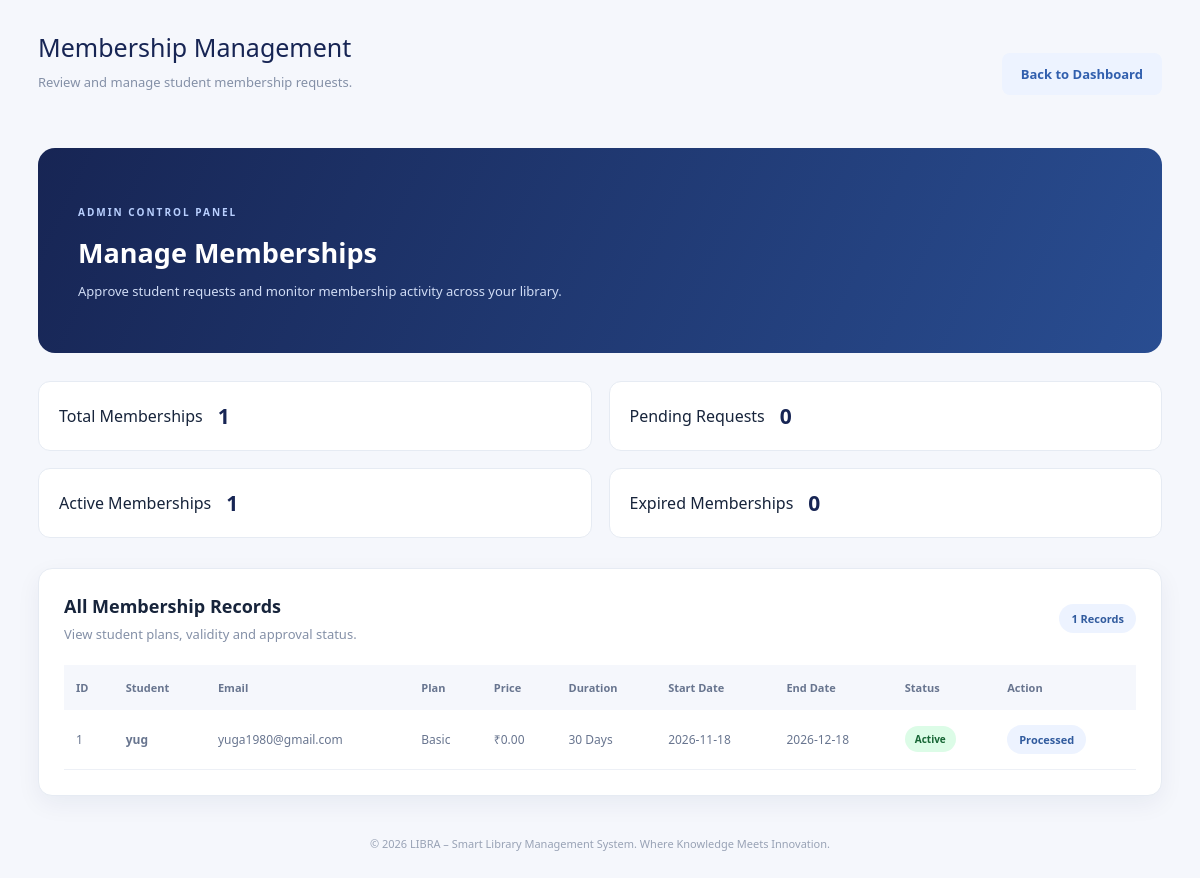
Screenshot of /manage_memberships.php (signed in) with the database file from the repository.
### tables this page shows
CREATE TABLE `memberships` (
  `id` int(11) NOT NULL,
  `user_id` int(11) NOT NULL,
  `plan_id` int(11) NOT NULL,
  `start_date` date NOT NULL,
  `end_date` date NOT NULL,
  `status` enum('requested','active','expired','cancelled') DEFAULT 'requested'
);

CREATE TABLE `users` (
  `id` int(11) NOT NULL,
  `full_name` varchar(100) NOT NULL,
  `email` varchar(100) NOT NULL,
  `mobile` varchar(15) DEFAULT NULL,
  `password` varchar(255) NOT NULL,
  `role` enum('admin','student') DEFAULT 'student',
  `created_at` timestamp NOT NULL DEFAULT current_timestamp(),
  `account_status` enum('active','inactive') DEFAULT 'active'
);

CREATE TABLE `membership_plans` (
  `id` int(11) NOT NULL,
  `plan_name` varchar(50) NOT NULL,
  `price` decimal(10,2) NOT NULL,
  `duration_days` int(11) NOT NULL,
  `description` text DEFAULT NULL
);

### manage_memberships.php (the view, shortened to what this page needs)
<?php
require_once "config/db.php";
$sql = "SELECT
            memberships.*,
            users.full_name,
            users.email,
            membership_plans.plan_name,
            membership_plans.price,
            membership_plans.duration_days
        FROM memberships
        INNER JOIN users
            ON memberships.user_id = users.id
        INNER JOIN membership_plans
            ON memberships.plan_id = membership_plans.id
        ORDER BY memberships.id DESC";
$stmt = $conn->query($sql);
$memberships = $stmt->fetchAll(PDO::FETCH_ASSOC);
$totalMemberships = count($memberships);
$pendingCount = 0;
$activeCount = 0;
$expiredCount = 0;
foreach ($memberships as $membership) {
    if ($membership["status"] === "requested") {
        $pendingCount++;
    } elseif ($membership["status"] === "active") {
        $activeCount++;
    } elseif ($membership["status"] === "expired") {
        $expiredCount++;
    }
}
?>
<!DOCTYPE html>
<html lang="en">
<head>
    <link rel="stylesheet" href="assets/css/style.css">
</head>
<body>
<div class="libra-main">
    <div class="libra-topbar">
        <div>
            <div class="libra-page-title">Membership Management</div>
            <div class="libra-page-subtitle">
                Review and manage student membership requests.
            </div>
        </div>
        <a href="admin_dash.php" class="libra-btn libra-btn-light">
            Back to Dashboard
        </a>
    </div>
    <div class="libra-welcome" style="margin-bottom: 28px;">
        <div>
            <span class="libra-welcome-tag">ADMIN CONTROL PANEL</span>
            <h1>Manage Memberships</h1>
            <p>
                Approve student requests and monitor membership activity
                across your library.
            </p>
        </div>
    </div>
    <div class="libra-summary-grid">
        <div class="libra-summary-card">
            <span>Total Memberships</span>
            <h2><?php echo $totalMemberships; ?></h2>
        </div>
        <div class="libra-summary-card">
            <span>Pending Requests</span>
            <h2><?php echo $pendingCount; ?></h2>
        </div>
        <div class="libra-summary-card">
            <span>Active Memberships</span>
            <h2><?php echo $activeCount; ?></h2>
        </div>
        <div class="libra-summary-card">
            <span>Expired Memberships</span>
            <h2><?php echo $expiredCount; ?></h2>
        </div>
    </div>
    <div class="libra-content-section">
        <div class="libra-section-heading">
            <div>
                <h2>All Membership Records</h2>
                <p>View student plans, validity and approval status.</p>
            </div>
            <span class="libra-record-count">
                <?php echo $totalMemberships; ?> Records
            </span>
        </div>
        <div class="libra-table-wrapper">
            <table class="libra-table">
                <thead>
                    <tr>
                        <th>ID</th>
                        <th>Student</th>
                        <th>Email</th>
                        <th>Plan</th>
                        <th>Price</th>
                        <th>Duration</th>
                        <th>Start Date</th>
                        <th>End Date</th>
                        <th>Status</th>
                        <th>Action</th>
                    </tr>
                </thead>
                <tbody>
                    <?php if (count($memberships) > 0): ?>
                        <?php foreach ($memberships as $membership): ?>
                            <tr>
                                <td>
                                    <?php echo (int)$membership["id"]; ?>
                                </td>
                                <td>
                                    <strong>
                                        <?php echo htmlspecialchars($membership["full_name"]); ?>
                                    </strong>
                                </td>
                                <td>
                                    <?php echo htmlspecialchars($membership["email"]); ?>
                                </td>
                                <td>
                                    <?php echo htmlspecialchars($membership["plan_name"]); ?>
                                </td>
                                <td>
                                    ₹<?php echo number_format((float)$membership["price"], 2); ?>
                                </td>
                                <td>
                                    <?php echo (int)$membership["duration_days"]; ?> Days
                                </td>
                                <td>
                                    <?php echo htmlspecialchars($membership["start_date"]); ?>
                                </td>
                                <td>
                                    <?php echo htmlspecialchars($membership["end_date"]); ?>
                                </td>
                                <td>
                                    <span class="libra-status <?php echo htmlspecialchars($membership["status"]); ?>">
                                        <?php echo ucfirst(htmlspecialchars($membership["status"])); ?>
                                    </span>
                                </td>
                                <td>
                                    <div class="libra-table-actions">
                                        <?php if ($membership["status"] === "requested"): ?>
                                            <form method="POST"
                                                  onsubmit="return confirm('Approve this membership request?');">
                                                <input
                                                    type="hidden"
                                                    name="membership_id"
                                                    value="<?php echo (int)$membership["id"]; ?>"
                                                >
                                                <button
                                                    type="submit"
                                                    name="approve_membership"
                                                    class="libra-btn libra-btn-success"
                                                >
                                                    Approve
                                                </button>
                                            </form>
                                        <?php else: ?>
                                            <span class="libra-record-count">Processed</span>
                                        <?php endif; ?>
                                    </div>
                                </td>
                            </tr>
                        <?php endforeach; ?>
                    <?php endif; ?>
                </tbody>
            </table>
        </div>
    </div>
    <div class="libra-footer">
        © <?php echo date("Y"); ?> LIBRA – Smart Library Management System.
        Where Knowledge Meets Innovation.
    </div>
</div>
</body>
</html>

### assets/css/style.css (style rules this page uses)
:root { --navy: #101c35; --navy-light: #172554; --blue: #315fae; --royal: #497ce0; --blue-light: #edf3ff; --white: #ffffff; --bg: #f5f7fc; --text: #17243b; --muted: #8490a7; --border: #e6ebf3; --green: #168044; --red: #b42318; --orange: #a16b00; --shadow: 0 8px 25px rgba(23, 37, 84, .06); }
* { margin: 0; padding: 0; box-sizing: border-box; }
html { scroll-behavior: smooth; }
body { font-family: "Segoe UI", Arial, sans-serif; background: var(--bg); color: var(--text); }
a { text-decoration: none; color: inherit; }
.libra-main { flex: 1; min-width: 0; padding: 30px 38px; }
.libra-topbar { display: flex; justify-content: space-between; align-items: center; gap: 15px; margin-bottom: 30px; }
.libra-welcome { background: linear-gradient(115deg, #172554, #294d91); border-radius: 17px; padding: 35px 40px; min-height: 205px; color: white; display: flex; align-items: center; justify-content: space-between; gap: 20px; overflow: hidden; margin-bottom: 28px; }
.libra-welcome-tag { font-size: 10px; letter-spacing: 2px; color: #b9d0ff; font-weight: bold; }
.libra-welcome h1 { font-size: 27px; margin: 13px 0 10px; color: white; }
.libra-welcome p { color: #d0dcf5; font-size: 13px; line-height: 1.6; }
.libra-content-section, .libra-card { background: white; border: 1px solid var(--border); border-radius: 14px; padding: 25px; margin-bottom: 25px; box-shadow: var(--shadow); }
.libra-section-heading { display: flex; justify-content: space-between; align-items: center; gap: 15px; margin-bottom: 22px; }
.libra-section-heading h2 { font-size: 18px; margin-bottom: 7px; }
.libra-section-heading p { color: var(--muted); font-size: 13px; }
.libra-record-count { background: #edf3ff; color: #315b9e; border-radius: 20px; padding: 7px 12px; font-size: 11px; font-weight: bold; }
.libra-table-wrapper { width: 100%; overflow-x: auto; }
.libra-table { width: 100%; min-width: 700px; border-collapse: collapse; font-size: 12px; }
.libra-table th { background: #f5f7fc; color: #68758f; font-size: 11px; font-weight: bold; padding: 15px 12px; text-align: left; white-space: nowrap; }
.libra-table td { padding: 15px 12px; border-bottom: 1px solid #edf0f6; color: #68758f; text-align: left; vertical-align: middle; }
.libra-status { display: inline-block; padding: 6px 10px; border-radius: 20px; font-size: 10px; font-weight: bold; }
.libra-status.issued, .libra-status.active { background: #e5efff; color: #2856a0; }
.libra-summary-grid { display: grid; grid-template-columns: repeat(2, 1fr); gap: 17px; margin-bottom: 30px; }
.libra-summary-card { background: white; border: 1px solid var(--border); border-radius: 12px; padding: 20px; display: flex; align-items: center; gap: 15px; }
.libra-summary-card h2 { font-size: 21px; color: var(--navy-light); }
.libra-footer { color: #98a2b5; text-align: center; font-size: 11px; padding: 15px 0; }
.libra-page-title { font-size: 25px; color: var(--navy-light); margin-bottom: 8px; }
.libra-page-subtitle { color: var(--muted); font-size: 13px; line-height: 1.6; margin-bottom: 25px; }
.libra-btn { display: inline-flex; justify-content: center; align-items: center; gap: 8px; padding: 12px 19px; border: none; border-radius: 8px; background: var(--blue); color: white; font-size: 13px; font-weight: 600; transition: .2s; }
.libra-btn-light { background: var(--blue-light); color: var(--blue); }
.libra-table-actions { display: flex; align-items: center; gap: 8px; flex-wrap: wrap; }
.libra-status.active { background: #dcfce7; color: #166534; }

### rows the page displays
memberships: id "1", user.full_name "yug", user.email "yuga1980@gmail.com", plan.plan_name "Basic", plan.price "0.00", plan.duration_days "30", start_date "2026-11-18", end_date "2026-12-18", status "Active", shows "Processed"

### other values shown
$totalMemberships "1"
$pendingCount "0"
$activeCount "1"
$expiredCount "0"
